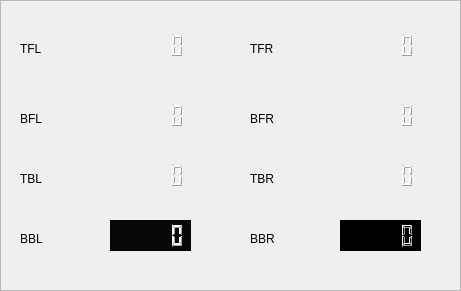
     <widget class="QFrame" name="motors_frame">
      <property name="geometry">
       <rect>
        <x>1060</x>
        <y>10</y>
        <width>461</width>
        <height>291</height>
       </rect>
      </property>
      <property name="styleSheet">
       <string notr="true">
QWidget QLabel {
    background-color: transparent;
color: rgb(255, 255, 255) ;
	font: 75 16pt &quot;Ubuntu Condensed&quot;;
}
 border: 1px solid white;</string>
      </property>
      <property name="frameShape">
       <enum>QFrame::StyledPanel</enum>
      </property>
      <property name="frameShadow">
       <enum>QFrame::Raised</enum>
      </property>
      <widget class="QLCDNumber" name="TFR">
       <property name="geometry">
        <rect>
         <x>340</x>
         <y>30</y>
         <width>81</width>
         <height>31</height>
        </rect>
       </property>
       <property name="styleSheet">
        <string notr="true">color :rgb(255, 255, 255) ;
</string>
       </property>
       <property name="frameShape">
        <enum>QFrame::NoFrame</enum>
       </property>
       <property name="frameShadow">
        <enum>QFrame::Sunken</enum>
       </property>
       <property name="smallDecimalPoint">
        <bool>true</bool>
       </property>
       <property name="digitCount">
        <number>5</number>
       </property>
       <property name="mode">
        <enum>QLCDNumber::Dec</enum>
       </property>
       <property name="segmentStyle">
        <enum>QLCDNumber::Filled</enum>
       </property>
       <property name="value" stdset="0">
        <double>0.000000000000000</double>
       </property>
       <property name="intValue" stdset="0">
        <number>0</number>
       </property>
      </widget>
      <widget class="QLCDNumber" name="BFR">
       <property name="geometry">
        <rect>
         <x>340</x>
         <y>100</y>
         <width>81</width>
         <height>31</height>
        </rect>
       </property>
       <property name="styleSheet">
        <string notr="true">color :rgb(255, 255, 255) ;
</string>
       </property>
       <property name="frameShape">
        <enum>QFrame::NoFrame</enum>
       </property>
       <property name="frameShadow">
        <enum>QFrame::Sunken</enum>
       </property>
       <property name="smallDecimalPoint">
        <bool>true</bool>
       </property>
       <property name="digitCount">
        <number>5</number>
       </property>
       <property name="mode">
        <enum>QLCDNumber::Dec</enum>
       </property>
       <property name="segmentStyle">
        <enum>QLCDNumber::Filled</enum>
       </property>
       <property name="value" stdset="0">
        <double>0.000000000000000</double>
       </property>
       <property name="intValue" stdset="0">
        <number>0</number>
       </property>
      </widget>
      <widget class="QLCDNumber" name="TBR">
       <property name="geometry">
        <rect>
         <x>340</x>
         <y>160</y>
         <width>81</width>
         <height>31</height>
        </rect>
       </property>
       <property name="styleSheet">
        <string notr="true">color :rgb(255, 255, 255) ;
</string>
       </property>
       <property name="frameShape">
        <enum>QFrame::NoFrame</enum>
       </property>
       <property name="frameShadow">
        <enum>QFrame::Sunken</enum>
       </property>
       <property name="smallDecimalPoint">
        <bool>true</bool>
       </property>
       <property name="digitCount">
        <number>5</number>
       </property>
       <property name="mode">
        <enum>QLCDNumber::Dec</enum>
       </property>
       <property name="segmentStyle">
        <enum>QLCDNumber::Filled</enum>
       </property>
       <property name="value" stdset="0">
        <double>0.000000000000000</double>
       </property>
       <property name="intValue" stdset="0">
        <number>0</number>
       </property>
      </widget>
      <widget class="QLCDNumber" name="TFL">
       <property name="geometry">
        <rect>
         <x>110</x>
         <y>30</y>
         <width>81</width>
         <height>31</height>
        </rect>
       </property>
       <property name="styleSheet">
        <string notr="true">color :rgb(255, 255, 255) ;
</string>
       </property>
       <property name="frameShape">
        <enum>QFrame::NoFrame</enum>
       </property>
       <property name="frameShadow">
        <enum>QFrame::Sunken</enum>
       </property>
       <property name="smallDecimalPoint">
        <bool>true</bool>
       </property>
       <property name="digitCount">
        <number>5</number>
       </property>
       <property name="mode">
        <enum>QLCDNumber::Dec</enum>
       </property>
       <property name="segmentStyle">
        <enum>QLCDNumber::Filled</enum>
       </property>
       <property name="value" stdset="0">
        <double>0.000000000000000</double>
       </property>
       <property name="intValue" stdset="0">
        <number>0</number>
       </property>
      </widget>
      <widget class="QLCDNumber" name="BFL">
       <property name="geometry">
        <rect>
         <x>110</x>
         <y>100</y>
         <width>81</width>
         <height>31</height>
        </rect>
       </property>
       <property name="styleSheet">
        <string notr="true">color :rgb(255, 255, 255) ;
</string>
       </property>
       <property name="frameShape">
        <enum>QFrame::NoFrame</enum>
       </property>
       <property name="frameShadow">
        <enum>QFrame::Sunken</enum>
       </property>
       <property name="smallDecimalPoint">
        <bool>true</bool>
       </property>
       <property name="digitCount">
        <number>5</number>
       </property>
       <property name="mode">
        <enum>QLCDNumber::Dec</enum>
       </property>
       <property name="segmentStyle">
        <enum>QLCDNumber::Filled</enum>
       </property>
       <property name="value" stdset="0">
        <double>0.000000000000000</double>
       </property>
       <property name="intValue" stdset="0">
        <number>0</number>
       </property>
      </widget>
      <widget class="QLCDNumber" name="TBL">
       <property name="geometry">
        <rect>
         <x>110</x>
         <y>160</y>
         <width>81</width>
         <height>31</height>
        </rect>
       </property>
       <property name="styleSheet">
        <string notr="true">color :rgb(255, 255, 255) ;
</string>
       </property>
       <property name="frameShape">
        <enum>QFrame::NoFrame</enum>
       </property>
       <property name="frameShadow">
        <enum>QFrame::Sunken</enum>
       </property>
       <property name="smallDecimalPoint">
        <bool>true</bool>
       </property>
       <property name="digitCount">
        <number>5</number>
       </property>
       <property name="mode">
        <enum>QLCDNumber::Dec</enum>
       </property>
       <property name="segmentStyle">
        <enum>QLCDNumber::Filled</enum>
       </property>
       <property name="value" stdset="0">
        <double>0.000000000000000</double>
       </property>
       <property name="intValue" stdset="0">
        <number>0</number>
       </property>
      </widget>
      <widget class="QLCDNumber" name="BBL">
       <property name="geometry">
        <rect>
         <x>110</x>
         <y>220</y>
         <width>81</width>
         <height>31</height>
        </rect>
       </property>
       <property name="styleSheet">
        <string notr="true">color :rgb(255, 255, 255) ;
background-color :rgb(7, 7, 7) ;

</string>
       </property>
       <property name="frameShape">
        <enum>QFrame::NoFrame</enum>
       </property>
       <property name="frameShadow">
        <enum>QFrame::Sunken</enum>
       </property>
       <property name="smallDecimalPoint">
        <bool>true</bool>
       </property>
       <property name="digitCount">
        <number>5</number>
       </property>
       <property name="mode">
        <enum>QLCDNumber::Dec</enum>
       </property>
       <property name="segmentStyle">
        <enum>QLCDNumber::Filled</enum>
       </property>
       <property name="value" stdset="0">
        <double>0.000000000000000</double>
       </property>
       <property name="intValue" stdset="0">
        <number>0</number>
       </property>
      </widget>
      <widget class="QLCDNumber" name="BBR">
       <property name="geometry">
        <rect>
         <x>340</x>
         <y>220</y>
         <width>81</width>
         <height>31</height>
        </rect>
       </property>
       <property name="styleSheet">
        <string notr="true">background-color: rgb(0, 0, 0)
</string>
       </property>
       <property name="frameShape">
        <enum>QFrame::NoFrame</enum>
       </property>
       <property name="frameShadow">
        <enum>QFrame::Sunken</enum>
       </property>
       <property name="smallDecimalPoint">
        <bool>true</bool>
       </property>
       <property name="digitCount">
        <number>5</number>
       </property>
       <property name="mode">
        <enum>QLCDNumber::Dec</enum>
       </property>
       <property name="segmentStyle">
        <enum>QLCDNumber::Filled</enum>
       </property>
       <property name="value" stdset="0">
        <double>0.000000000000000</double>
       </property>
       <property name="intValue" stdset="0">
        <number>0</number>
       </property>
      </widget>
      <widget class="QLabel" name="label">
       <property name="geometry">
        <rect>
         <x>20</x>
         <y>40</y>
         <width>67</width>
         <height>17</height>
        </rect>
       </property>
       <property name="text">
        <string>TFL</string>
       </property>
      </widget>
      <widget class="QLabel" name="label_21">
       <property name="geometry">
        <rect>
         <x>20</x>
         <y>110</y>
         <width>67</width>
         <height>17</height>
        </rect>
       </property>
       <property name="text">
        <string>BFL</string>
       </property>
      </widget>
      <widget class="QLabel" name="label_24">
       <property name="geometry">
        <rect>
         <x>20</x>
         <y>170</y>
         <width>67</width>
         <height>17</height>
        </rect>
       </property>
       <property name="text">
        <string>TBL</string>
       </property>
      </widget>
      <widget class="QLabel" name="label_26">
       <property name="geometry">
        <rect>
         <x>20</x>
         <y>230</y>
         <width>67</width>
         <height>17</height>
        </rect>
       </property>
       <property name="text">
        <string>BBL</string>
       </property>
      </widget>
      <widget class="QLabel" name="label_28">
       <property name="geometry">
        <rect>
         <x>250</x>
         <y>230</y>
         <width>67</width>
         <height>17</height>
        </rect>
       </property>
       <property name="text">
        <string>BBR</string>
       </property>
      </widget>
      <widget class="QLabel" name="label_30">
       <property name="geometry">
        <rect>
         <x>250</x>
         <y>170</y>
         <width>67</width>
         <height>17</height>
        </rect>
       </property>
       <property name="text">
        <string>TBR</string>
       </property>
      </widget>
      <widget class="QLabel" name="label_32">
       <property name="geometry">
        <rect>
         <x>250</x>
         <y>110</y>
         <width>67</width>
         <height>17</height>
        </rect>
       </property>
       <property name="text">
        <string>BFR</string>
       </property>
      </widget>
      <widget class="QLabel" name="label_33">
       <property name="geometry">
        <rect>
         <x>250</x>
         <y>40</y>
         <width>67</width>
         <height>17</height>
        </rect>
       </property>
       <property name="text">
        <string>TFR</string>
       </property>
      </widget>
     </widget>
